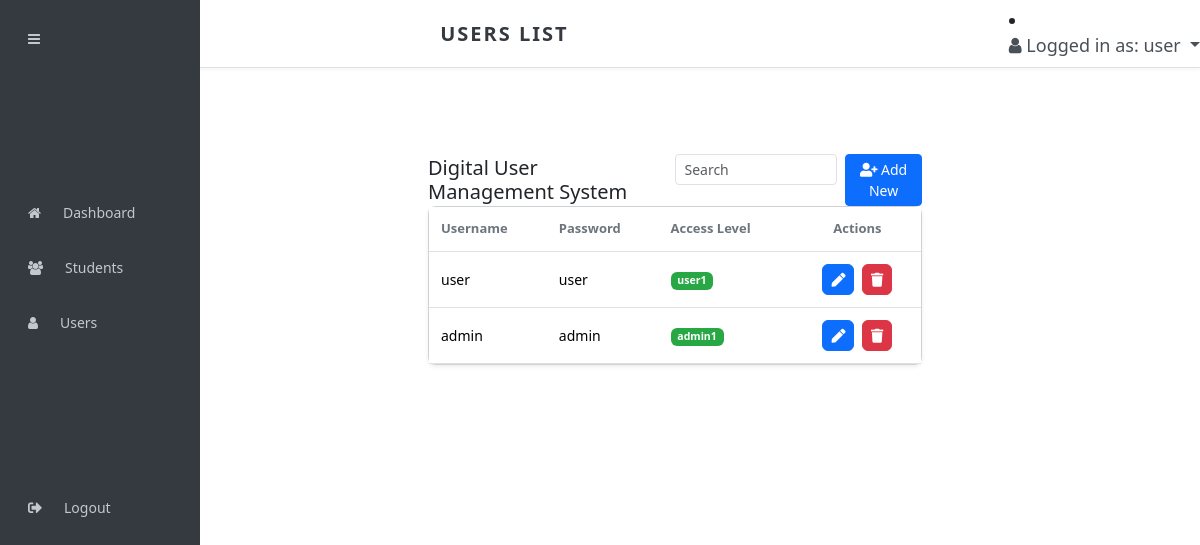
Page /userslist.php (signed in) on the committed database.
### tables this page shows
CREATE TABLE `users` (
  `id` int NOT NULL,
  `username` varchar(100) DEFAULT NULL,
  `password` varchar(100) NOT NULL,
  `access_level` varchar(100) NOT NULL
);

### userslist.php (the view, shortened to what this page needs)
<?php
include "connection.php";
$searchTerm = isset($_GET['search']) ? $conn->real_escape_string($_GET['search']) : '';
$query = !empty($searchTerm)
    ? "SELECT id, username, password, access_level FROM users
       WHERE username LIKE '%$searchTerm%'"
    : "SELECT id, username, password, access_level FROM users";
$result = $conn->query($query);
?>
<!DOCTYPE html>
<html lang="en">
<head>
    <link rel="stylesheet" href="css/userslist.css">
    <link rel="stylesheet" href="css/sidebar.css">
    <link rel="stylesheet" href="https://cdnjs.cloudflare.com/ajax/libs/font-awesome/5.15.4/css/all.min.css">
    <link rel="stylesheet" href="https://cdn.jsdelivr.net/npm/bootstrap@5.3.3/dist/css/bootstrap.min.css">
</head>
<body>
    <nav class="navbar navbar-expand navbar-white navbar-light custom-navbar">
    <span class="navbar-brand mx-auto fw-bolder text-uppercase" style="color: #343a40; letter-spacing: 2px;">
        users list
    </span>
    <li class="nav-item dropdown">
        <a class="nav-link dropdown-toggle" id="userDropdown" data-bs-toggle="dropdown" href="#">
            <i class="fa fa-user"></i>
            Logged in as:
             <?= htmlspecialchars($_SESSION['username']) ?>
        </a>
    </li>
</nav>
<div class="sidebar" id="sidebar">
    <a href="#" class="close-btn" onclick="toggleSidebar()">
    <i class="fa fa-bars"></i>
</a>
<br><br><br><br><br>
    <a href="dashboard.php">
        <i class="fa fa-home"></i>
        <span>Dashboard</span>
    </a>
    <a href="studentslist.php" class="active">
        <i class="fa fa-users"></i>
        <span>Students</span>
    </a>
    <a href="userslist.php">
        <i class="fa fa-user"></i>
        <span>Users</span>
    </a><br><br><br><br><br>
    <a id="logoutBtn"><i class="fas fa-sign-out-alt"></i><span>Logout</span></a>
</div>
    <div class="content-wrapper p-3" id="main-content">
        <div class="container-fluid">
            <div class="card-header table-header">
                <h5 class="mb-0">Digital User Management System</h5>
                <div class="d-flex gap-2">
                    <form method="GET" action="" class="search-form">
                    <input type="text"
                        class="form-control form-control-sm search"
                        name="search"
                        placeholder="Search"
                        value="<?php echo htmlspecialchars($searchTerm); ?>">
                </form>
                    <button class="btn btn-primary btn-sm" id="addUserBtn">
                        <i class="fas fa-user-plus"></i> Add New
                    </button>
                </div>
            </div>
            <div class="card shadow-sm rounded-3">
                <div class="card-body table-responsive p-0">
                    <table class="table table-hover text-nowrap align-middle mb-0 users-table">
                        <thead>
                            <tr>
                                <th>Username</th>
                                <th>Password</th>
                                <th>Access Level</th>
                                <th class="text-center">Actions</th>
                            </tr>
                        </thead>
                        <tbody>
                            <?php if ($result->num_rows > 0): ?>
                                <?php while ($row = $result->fetch_assoc()): ?>
                                    <tr>
                                        <td><?= htmlspecialchars($row['username']); ?></td>
                                        <td><?= htmlspecialchars($row['password']); ?></td>
                                        <td>
                                            <span class="badge <?= $row['access_level'] === 'admin' ? 'badge-admin' : 'badge-user'; ?>"> <?= htmlspecialchars($row['access_level']); ?>
                                            </span>
                                        </td>
                                        <td class="text-center">
                                            <button class="btn btn-primary btn-sm"
                                                onclick="editUser(
                                                    <?= $row['id']; ?>,
                                                    '<?= htmlspecialchars($row['username'], ENT_QUOTES); ?>',
                                                    '<?= htmlspecialchars($row['password'], ENT_QUOTES); ?>',
                                                    '<?= htmlspecialchars($row['access_level'], ENT_QUOTES); ?>'
                                                )">
                                                <i class="fas fa-pen"></i>
                                            </button>
                                            <button class="btn btn-danger btn-sm"
                                                onclick="deleteUser(<?= $row['id']; ?>)">
                                                <i class="fas fa-trash"></i>
                                            </button>
                                        </td>
                                    </tr>
                                <?php endwhile; ?>
                            <?php endif; ?>
                        </tbody>
                    </table>
                </div>
            </div>
        </div>
    </div>
    <link rel="stylesheet" href="https://cdnjs.cloudflare.com/ajax/libs/font-awesome/4.7.0/css/font-awesome.min.css">
</body>
</html>

### userslist.css (style rules this page uses)
body { margin: 0; padding: 0; font-family: 'Source Sans Pro', 'Ubuntu', sans-serif; background-color: #f4f6f9; color: #343a40; }
#main-content { padding: 20px; margin-top: 70px; margin-left: 300px; margin-right: 250px; transition: margin-left 0.3s ease; }
.table-header { display: flex; justify-content: space-between; align-items: center; gap: 10px; }
.card { border: 1px solid #ddd; border-collapse: separate; }
.users-table thead { background-color: #f8f9fa; }
.users-table thead th { font-size: 13px; font-weight: 600; color: #6c757d; padding: 12px; }
.users-table tbody td { padding: 12px; font-size: 14px; }
.users-table .btn { margin: 0 2px; border-radius: 6px; }
.badge { font-size: 12px; padding: 6px 10px; }
body { font-family: 'Source Sans Pro', sans-serif; background-color: #f4f6f9; }
.badge { padding: 5px 10px; border-radius: 12px; font-size: 12px; font-weight: 600; color: #fff; display: inline-block; }
.badge-user { background-color: #28a745; }

### sidebar.css (style rules this page uses)
.custom-navbar { top: 0; left: 0; width: 100%; z-index: 1030; background: #ffffff; border-bottom: 1px solid #dee2e6; padding: 10px 20px; box-shadow: 0 1px 5px rgba(0,0,0,0.05); }
.custom-navbar .nav-link { color: #495057; font-size: 18px; }
.navbar-brand { font-size: 18px; color: #343a40 !important; }
.sidebar { position: fixed; top: 0; left: 0; height: 100vh; width: 200px;; background: #343a40; color: #c2c7d0; padding-top: 60px; transition: all 0.3s ease; z-index: 1200; }
.sidebar a, .sidebar .lgbtn { display: flex; align-items: center; gap: 12px; padding: 12px 18px; margin: 10px; color: #c2c7d0; font-size: 14px; text-decoration: none; border-radius: 6px; transition: 0.2s ease; }
.close-btn { position: fixed; top: 10px; font-size: 22px; color: #c2c7d0; cursor: pointer; }
#main-content { margin-left: 400px; margin-right: 250px; }
.sidebar a span, .sidebar .lgbtn span { display: inline-block; opacity: 1; max-width: 200px; overflow: hidden; white-space: nowrap; transition: all 0.3s ease; margin-left: 10px; }
@media (min-width: 992px) { .content-wrapper { margin-left: 250px; } }

### rows in the picture
users: username "user", password "user", access_level "user1"
users: username "admin", password "admin", access_level "admin1"

### other values in the picture
$_SESSION['username'] "user"
